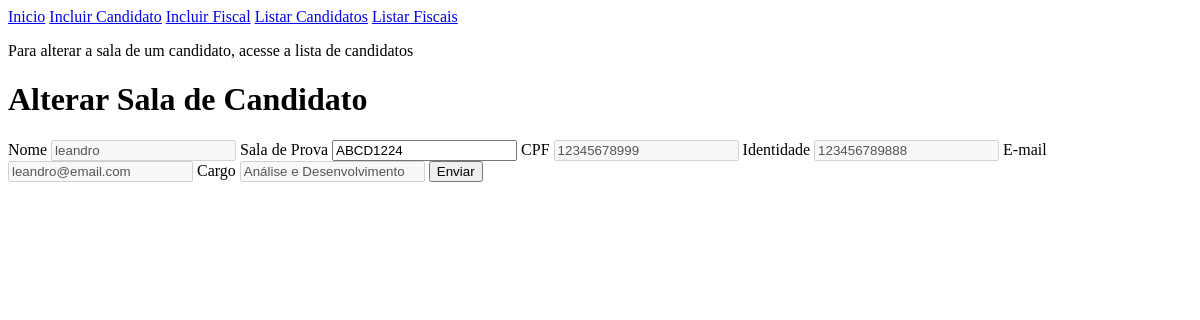
Before: /?page=alterar_sala&id_candidato=1 with the older database file.
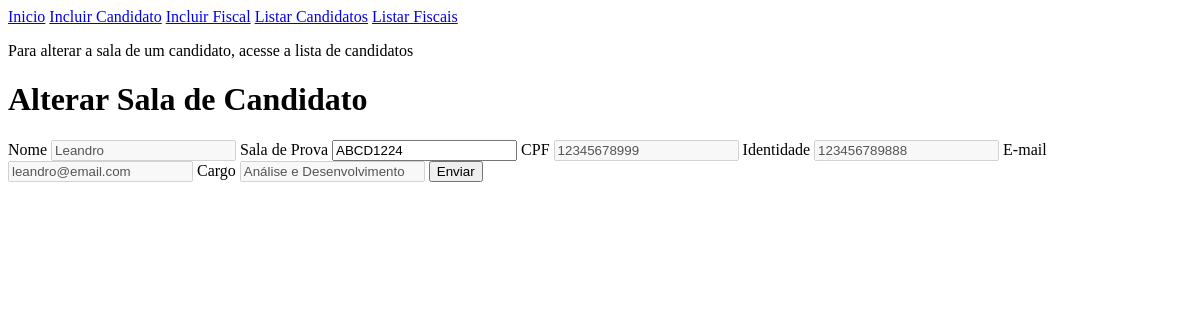
After: the same page with the newer database file.
### tables this page shows
CREATE TABLE IF NOT EXISTS `tabela_candidatos` (
  `id_candidato` int UNSIGNED NOT NULL AUTO_INCREMENT,
  `nome_candidato` varchar(255) NOT NULL,
  `sala_candidato` varchar(8) NOT NULL,
  `cpf_candidato` varchar(11) NOT NULL,
  `identidade_candidato` varchar(12) NOT NULL,
  `email_candidato` varchar(255) NOT NULL,
  `cargo_candidato` varchar(255) NOT NULL,
  PRIMARY KEY (`id_candidato`)
);

### alterar_sala.php (the view, shortened to what this page needs)
<h1>Alterar Sala de Candidato</h1>
<?php
$sql = "SELECT * FROM tabela_candidatos WHERE id_candidato=" . $_REQUEST["id_candidato"];
$res = $conn->query($sql);
$row = $res->fetch_object();
?>
<form action="?page=salvar" method="POST">
  <label for="nome_candidato">Nome</label>
  <input disabled type="text" name="nome_candidato" value="<?php print $row->nome_candidato; ?>">
  <label for="sala_candidato">Sala de Prova</label>
  <input type="text" name="sala_candidato" value="<?php print $row->sala_candidato; ?>">
  <label for="cpf_candidato">CPF</label>
  <input disabled type="text" name="cpf_candidato" value="<?php print $row->cpf_candidato; ?>">
  <label for="identidade_candidato">Identidade</label>
  <input disabled type="text" name="identidade_candidato" value="<?php print $row->identidade_candidato; ?>">
  <label for="email_candidato">E-mail</label>
  <input disabled type="mail" name="email_candidato" value="<?php print $row->email_candidato; ?>">
  <label for="cargo_candidato">Cargo</label>
  <input disabled type="text" name="cargo_candidato" value="<?php print $row->cargo_candidato; ?>">
  <button type="submit">Enviar</button>
</form>

Changed rows visible on the page:
changed tabela_candidatos "ABCD1224": nome_candidato "leandro" → "Leandro"
